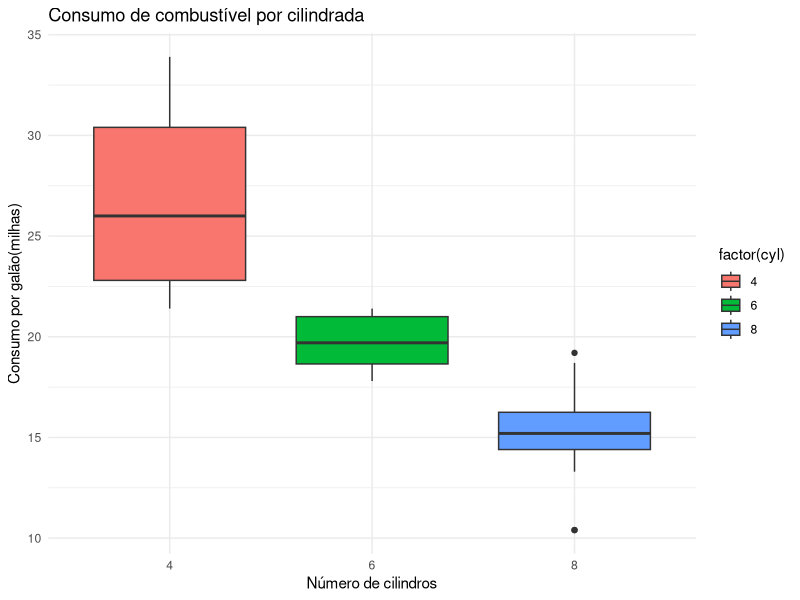
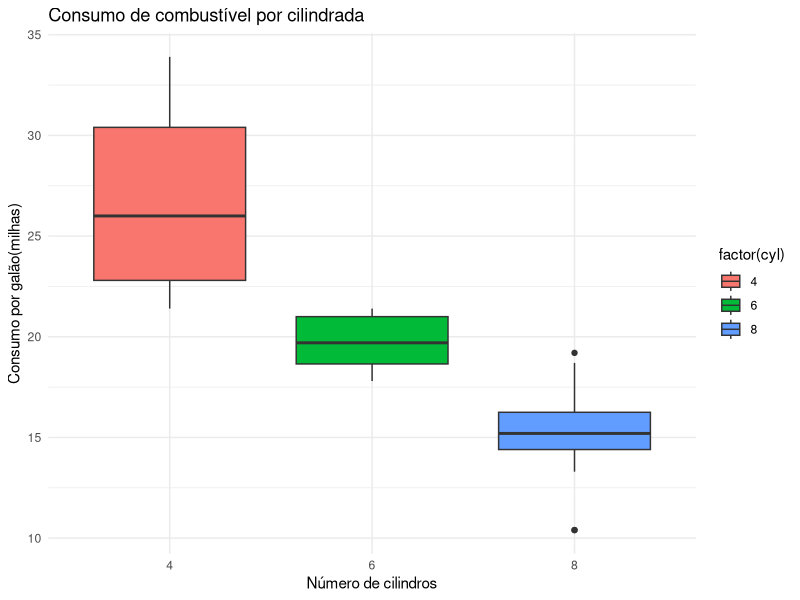

Source code (R) for these figures, in order:
library(ggplot2)
library(dplyr)

dados <- mtcars

resumo <- dados |>
  group_by(cyl) |>
  summarise(
    consumo_medio <- mean(mpg),
    potencia_media <- mean(hp)
  )

print(resumo)

grafico <- ggplot(
  dados,
  aes(
    x = factor(cyl),
    y = mpg,
    fill = factor(cyl)
  )
  ) +
    geom_boxplot() +
    labs(
      title = "Consumo de combustível por cilindrada",
      x = "Número de cilindros",
      y = "Consumo por galão(milhas)"
    ) +
    theme_minimal()

ggsave("graficos/consumo_por_cilindro.png", plot = grafico)

grafico
